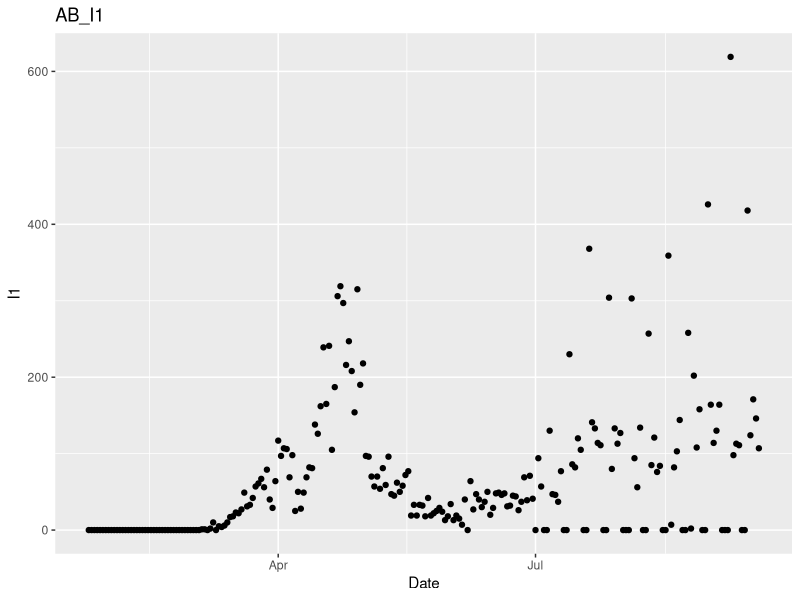
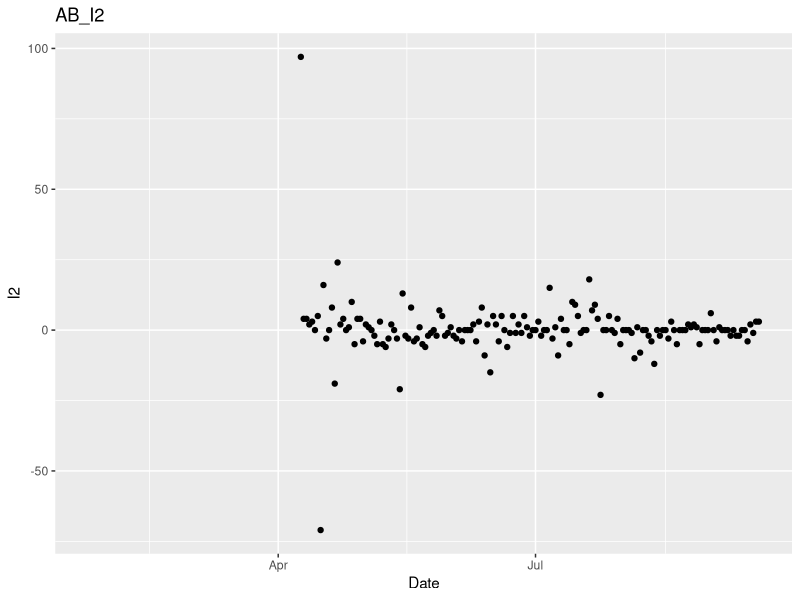
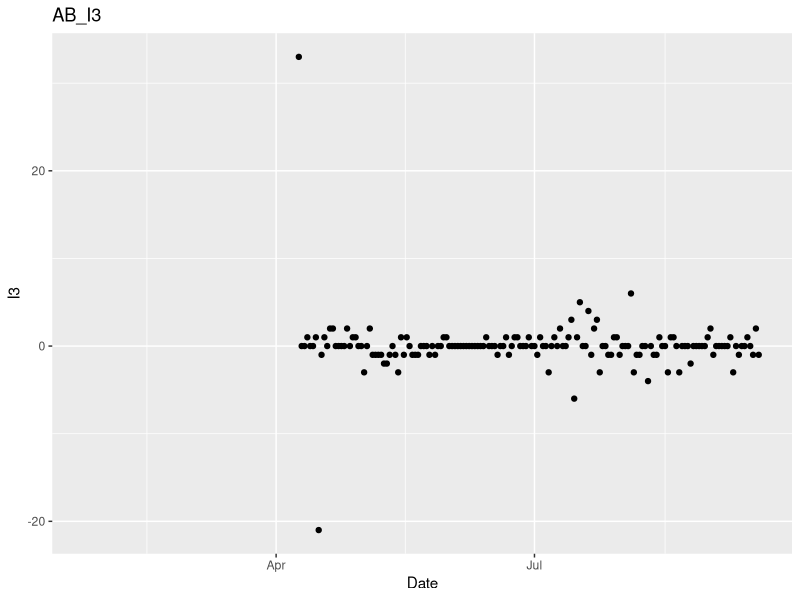
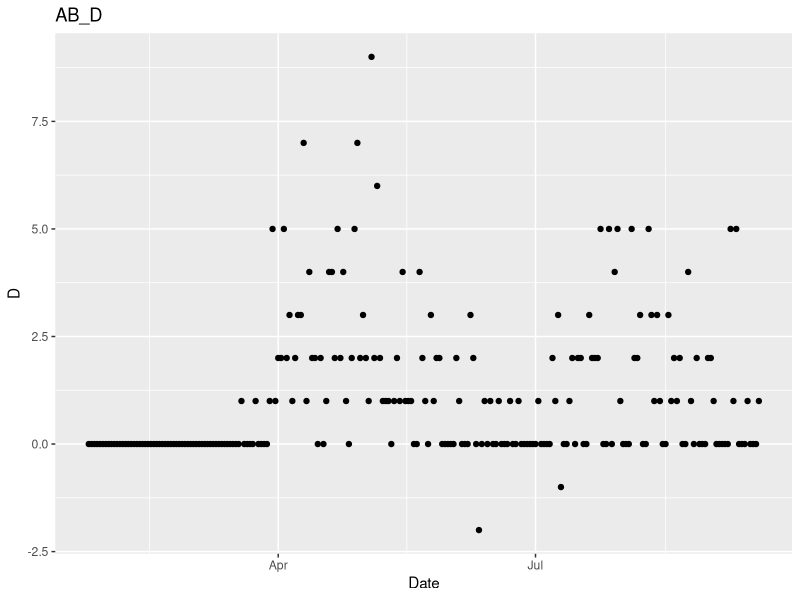
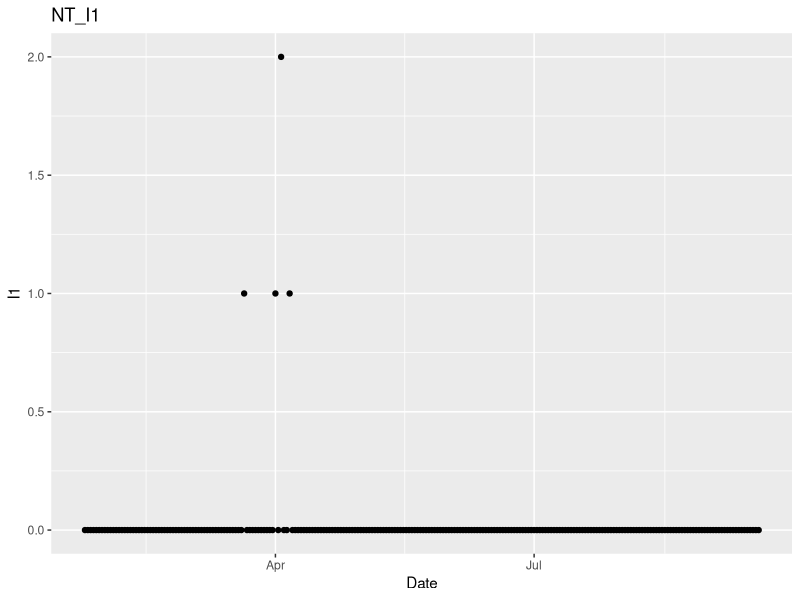
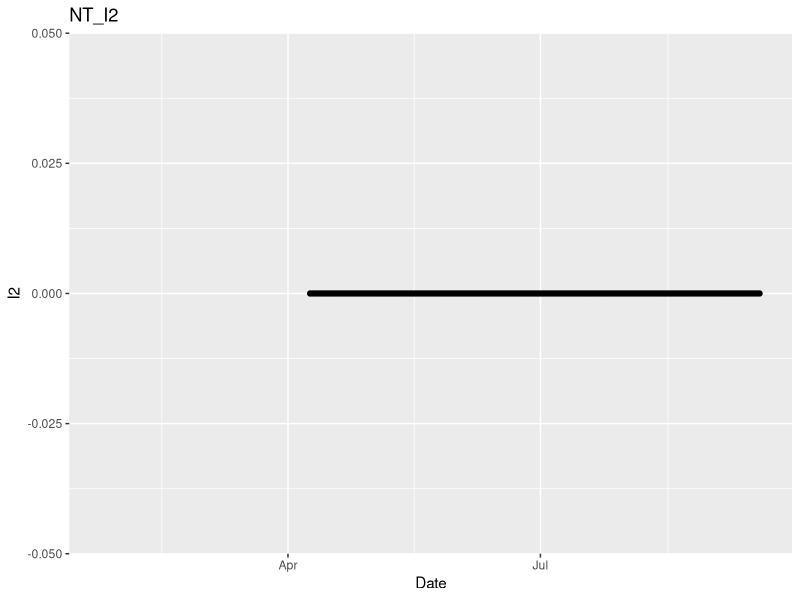
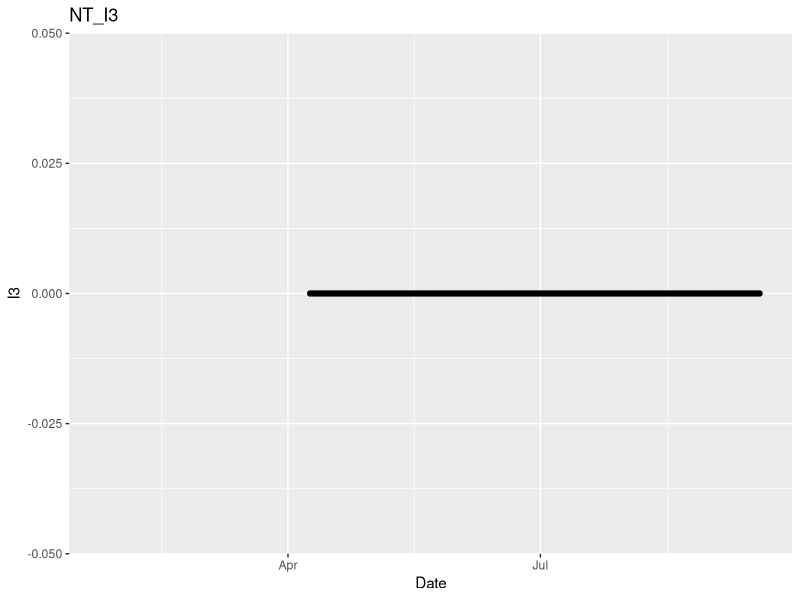
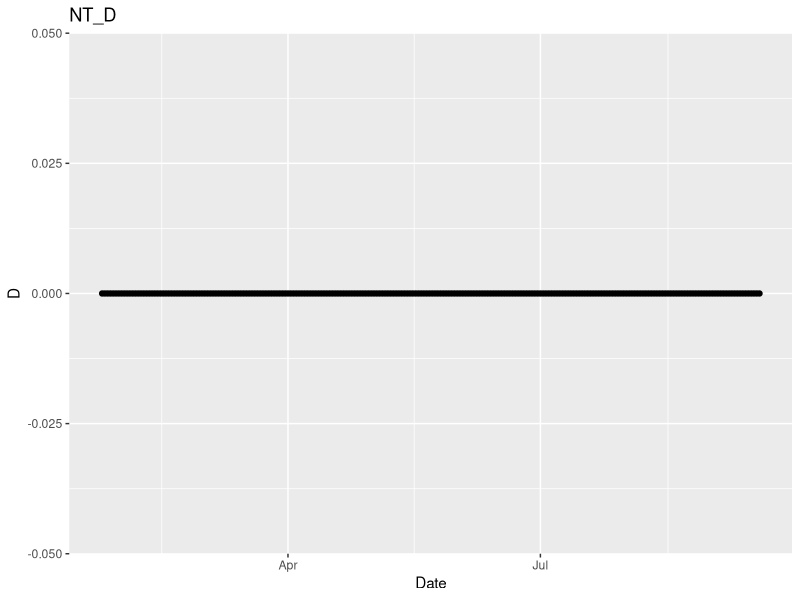

The R script that drew these images, in order: (Note: this script raises an error after producing the figures.)
## ---- chunk 1
knitr::opts_chunk$set(echo = TRUE)
library(tidyverse)
library(glue)
## ---- chunk 2
raw_timeseries <- read_csv("CA_20200919_Provincial_Daily_Totals.csv",col_types = "icciciiiiiiiiiiiii")

mydata <- raw_timeseries %>% 
  mutate(Date=parse_date(str_sub(SummaryDate,end = 10))) %>% 
  select(Abbreviation,Date,starts_with("Daily"))

## check Nas
mydata %>%
  group_by(Abbreviation) %>%
  summarise(across(
    starts_with("Daily"),
    c(
      first =  ~ Date[match(x = 1, table = !is.na(.x))],
      last =  ~ Date[(length(.x) - match(x = 1, table = !is.na(rev(.x))) + 1)],
      na_count =  ~ sum(!is.na(.x)),
      zero_count = ~ sum(!.x==0,na.rm = T),
      data_perc = ~ sum(!.x==0,na.rm = T)/sum(!is.na(.x))
    ),
    .names = "{.fn}_{.col}"
  )) %>%
  #select(Abbreviation,starts_with("data")) %>% 
  View()

## plot
for (state_ac in unique(mydata$Abbreviation))
{
  temp_mydata <- mydata %>% filter(Abbreviation == state_ac)
  for (i in 1:4)
  {
    v_name <- c("I1", "I2", "I3", "D")[i]
    c_name <-
      c("DailyTotals",
        "DailyHospitalized",
        "DailyICU",
        "DailyDeaths")[i]
    
    if (!file.exists(paste0("inspection_outputs/Canada/", v_name)))
      dir.create(paste0("inspection_outputs/Canada/", v_name))
    
    temp_plot <- ggplot(temp_mydata) +
      geom_point(aes(x = Date, y = temp_mydata[[c_name]])) +
      labs(x = "Date",
           y = v_name,
           title = paste0(state_ac, "_", v_name))
    
    ggsave(
      filename = paste0(state_ac, "_", v_name, ".png"),
      plot = temp_plot,
      path = paste0("inspection_outputs/Canada/", v_name, "/")
    )
  }
  
}

